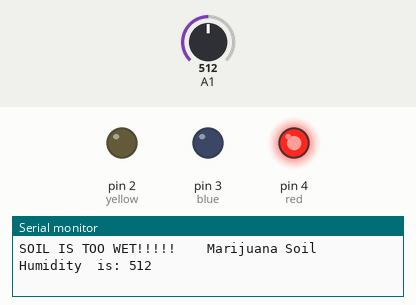
The sketch below on a simulated Arduino Uno, built with avr-gcc and run on an emulated ATmega328P. On the bench: output pins drawn as LEDs (lit = HIGH), the last lines printed to the serial monitor. Inputs (shaded band) come from the test bench; at power-on: A1 = 512.

Above: at 1.3 s.
1.4 s: A1 set to 882
2.9 s: A1 set to 918
At 3.8 s:
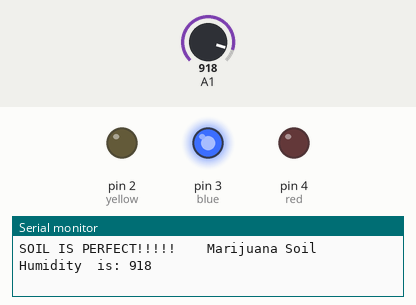
4.5 s: A1 set to 992
6.0 s: A1 set to 1010
At 7.2 s:
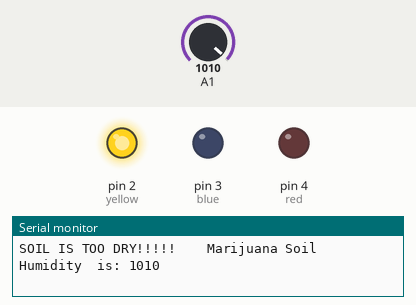
7.5 s: A1 set to 990
At 8.6 s:
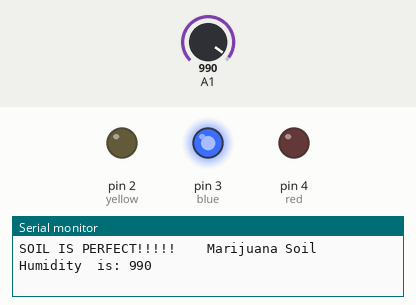
9.0 s: A1 set to 1009
At 9.8 s:
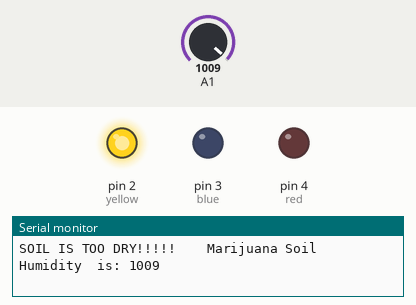
Timing chart, 0 to 11.5 s (numbered marks = the images above; inputs shaded):
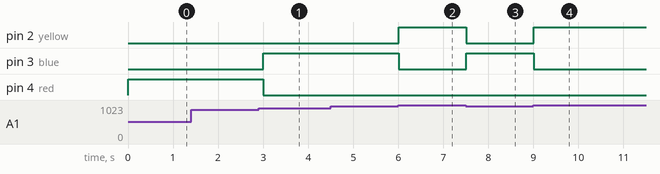

Measured:
- the behaviour switches between 900 and 901 on A1 (found by bisection; images 0 and 1)
- the behaviour switches between 999 and 1000 on A1 (found by bisection; images 1 and 2)
- after the input at 2.9 s, pin 3 (blue): LOW → HIGH after 0.10 s; pin 4 (red): HIGH → LOW after 0.10 s
- after the input at 6.0 s, pin 2 (yellow): LOW → HIGH at once; pin 3 (blue): HIGH → LOW at once
- after the input at 7.5 s, pin 2 (yellow): HIGH → LOW at once; pin 3 (blue): LOW → HIGH at once
- after the input at 9.0 s, pin 2 (yellow): LOW → HIGH at once; pin 3 (blue): HIGH → LOW at once

The sketch:

BREE490_Hydrometer.ino
```cpp
//V1.0 Soil_Humidity_Tester  Enjoy!
void setup() {
  // initialize  serial communication at 9600 bits per second:

  Serial.begin(9600);
  pinMode(2, OUTPUT);
  pinMode(3, OUTPUT);
  pinMode(4, OUTPUT);

}

//  the loop routine runs over and over again forever:
void loop() {
  // Set  LED colour to their Digital Ouputs.  Read the input on analog pin 0:
  int yellow  = 2;
  int blue = 3;
  int red = 4;
  int sensorValue = analogRead(A1);

  // Set the initial state of the LEDs to OFF
  digitalWrite(2, LOW);
  digitalWrite(3,  LOW);
  digitalWrite(4, LOW);

  // Logic Loop that sets the required  LED to ON
  if (sensorValue >= 1000) (digitalWrite(yellow, HIGH));
  else  if ((sensorValue <= 999) && (sensorValue >=901)) (digitalWrite(blue, HIGH));
  else if (sensorValue <= 900) (digitalWrite(red, HIGH));
  else ;

  //  Prints the condition of soil.  Dry, Wet or Perfect
  if (sensorValue >= 1000)  (Serial.print("SOIL IS TOO DRY!!!!!    "));
  else if ((sensorValue <= 999)  && (sensorValue >=901)) (Serial.print("SOIL IS PERFECT!!!!!    "));
  else  if (sensorValue <= 900) (Serial.print("SOIL IS TOO WET!!!!!    "));
  else;

  // print out the value you read:
  Serial.print("Marijuana Soil Humidity  is: ");
  Serial.println(sensorValue);
  delay(500);        // delay in between  reads for stability


}
```
